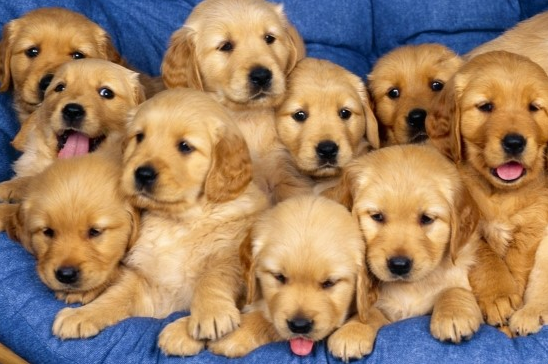
#> input picture Day5/dog.bmp, 548 x 364 px
$ python 7_resize.py
#> lines starting #> are read from the running program, lines starting #| are printed output that depends on the picture
import cv2

img = cv2.imread('./dog.bmp')
#> img is the input picture: shape (364, 548, 3); mean B, G, R 100.4, 128.9, 159

print(img.shape)
#| (364, 548, 3)

dst1 = cv2.resize(img, (1280, 1024), interpolation=cv2.INTER_NEAREST)
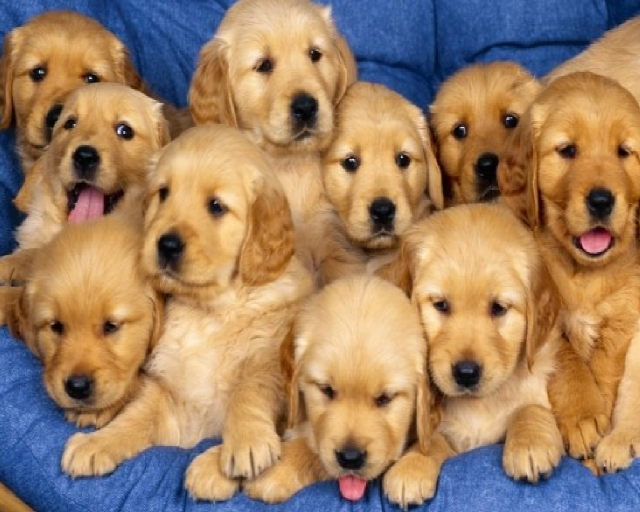
#> dst1: shape (1024, 1280, 3) (shown at 1/2 size); mean B, G, R 100.4, 128.9, 158.9
dst2 = cv2.resize(img, (1280, 1024), interpolation=cv2.INTER_CUBIC)

cv2.imshow('dst1', dst1[400:800, 200:600])
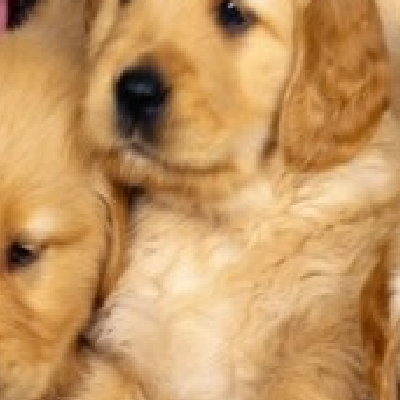
#> window 'dst1': shape (400, 400, 3); mean B, G, R 96, 149.5, 195.9
cv2.imshow('dst2', dst2[400:800, 200:600])

cv2.waitKey()
